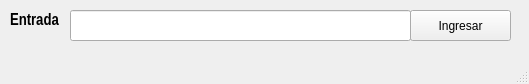
<?xml version="1.0" encoding="UTF-8"?>
<ui version="4.0">
 <class>MainWindow</class>
 <widget class="QMainWindow" name="MainWindow">
  <property name="geometry">
   <rect>
    <x>0</x>
    <y>0</y>
    <width>529</width>
    <height>84</height>
   </rect>
  </property>
  <property name="windowTitle">
   <string>MainWindow</string>
  </property>
  <widget class="QWidget" name="centralwidget">
   <widget class="QPushButton" name="btn_ingresar">
    <property name="geometry">
     <rect>
      <x>410</x>
      <y>10</y>
      <width>101</width>
      <height>31</height>
     </rect>
    </property>
    <property name="text">
     <string>Ingresar</string>
    </property>
   </widget>
   <widget class="QLabel" name="label">
    <property name="geometry">
     <rect>
      <x>10</x>
      <y>10</y>
      <width>51</width>
      <height>21</height>
     </rect>
    </property>
    <property name="font">
     <font>
      <family>Arial Narrow</family>
      <pointsize>12</pointsize>
      <weight>75</weight>
      <bold>true</bold>
     </font>
    </property>
    <property name="text">
     <string>Entrada</string>
    </property>
   </widget>
   <widget class="QLineEdit" name="entrada">
    <property name="geometry">
     <rect>
      <x>70</x>
      <y>10</y>
      <width>341</width>
      <height>31</height>
     </rect>
    </property>
   </widget>
  </widget>
  <widget class="QMenuBar" name="menubar">
   <property name="geometry">
    <rect>
     <x>0</x>
     <y>0</y>
     <width>529</width>
     <height>21</height>
    </rect>
   </property>
  </widget>
  <widget class="QStatusBar" name="statusbar"/>
 </widget>
 <resources/>
 <connections/>
</ui>
